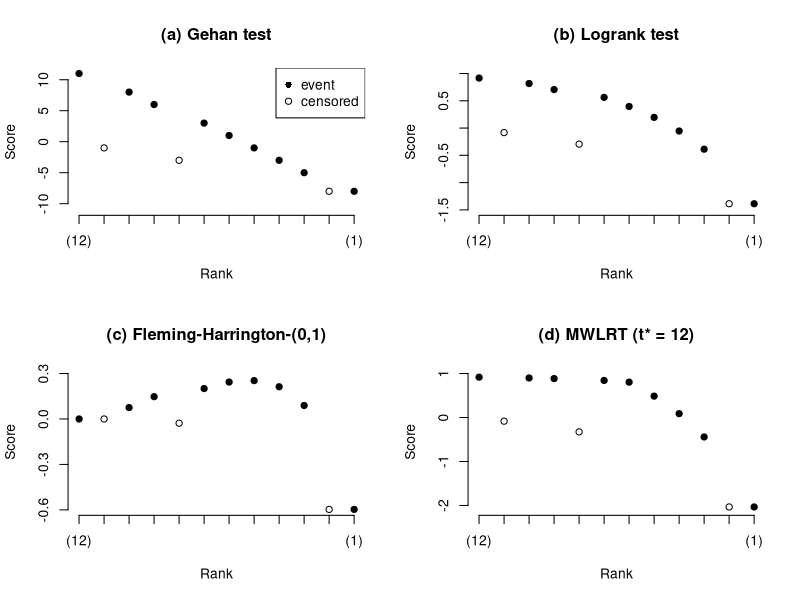

Write R code to recreate this figure.
par(mfrow = c(2,2))

## Mantel test
x <- c(2,6,7,8,9,11,13,17,22,23,24,30)
event <- c(1,0,1,1,0,1,1,1,1,1,0,1)
z <- c(0,0,1,0,1,0,1,0,1,1,0,1)

o <- event * z
n <- 12:1
n1 <- rev(cumsum(rev(z)))
e <- event * n1 / n
v <- (n - n1) * n1 * event * (n - event) / (n ^ 2 * (n - 1))

o[as.logical(event)]
e[as.logical(event)]
v[as.logical(event)]

u <- sum(o[as.logical(event)] - e[as.logical(event)])
var_u <- sum(v[as.logical(event)], na.rm = TRUE)
p <- pnorm(u / sqrt(var_u))

u
var_u
p

## Wilcoxon rank-sum test
a <- rank(-x)
st <- mean(a * z) - mean(a * (1 - z))
st

set.seed(362)
perms <- matrix(NA, nrow = 12, ncol = 10000)
for (i in 1:10000){
  perms[,i] <- sample(z, 12)
}

mean(colMeans(a * perms) - colMeans(a * (1 - perms)) <= st) # p-value

z1 <- c(0,0,0,1,1,1,0,1,0,0,1,1)
z2 <- c(0,1,0,0,1,0,1,0,1,1,0,1)
zp <- c(1,0,0,0,1,1,1,1,0,0,0,1)

mean(a * z1) - mean(a * (1 - z1))
mean(a * z2) - mean(a * (1 - z2))
mean(a * zp) - mean(a * (1 - zp))

## Gehan test
a <- c(11, -1, 8, 6, -3, 3, 1, -1, -3, -5, -8, -8)
st <- mean(a * z) - mean(a * (1 - z))
st

mean(colMeans(a * perms) - colMeans(a * (1 - perms)) <= st) # p-value

mean(a * z1) - mean(a * (1 - z1))
mean(a * z2) - mean(a * (1 - z2))
mean(a * zp) - mean(a * (1 - zp))

plot(1:12, a, pch = 1, axes = FALSE, 
     xlab = "Rank", ylab = "Score", ylim = c(-11,11),
     main = "(a) Gehan test")
axis(side = 1, at = c(1,2:11,12),
     labels = c("(12)",rep("", 10), "(1)"))
axis(side = 2, at = c(-10,-5,0,5,10))
points((1:12)[-c(2,5,11)], a[-c(2,5,11)], col = 1, pch = 16)
legend("topright", c("event", "censored"), pch = c(16,1))

## Logrank test
a <- -cumsum(event / (12:1)) + event

st <- mean(a * z) - mean(a * (1 - z))
st

mean(colMeans(a * perms) - colMeans(a * (1 - perms)) <= st) # p-value

plot(1:12, a, pch = 1, axes = FALSE, 
     xlab = "Rank", ylab = "Score", ylim = c(-1.5,1),
     main = "(b) Logrank test")
axis(side = 1, at = c(1,2:11,12),
     labels = c("(12)",rep("", 10), "(1)"))
axis(side = 2, at = c(-1.5,-1,-0.5,0,0.5,1))
points((1:12)[-c(2,5,11)], a[-c(2,5,11)], col = 1, pch = 16)




## fleming-harrington(0,1)

##Weights:
km <- exp(cumsum(log(1 - event / (12:1))))
km
km <- c(1, km[-length(km)])
w <- (1 - km)
w
#C_j and c_j
C_j <- -cumsum(w * event / (12:1))
c_j <- w + C_j
# scores:
a <- c_j * event + C_j * (!event)
a

plot(1:12, a, pch = 1, axes = FALSE, 
     xlab = "Rank", ylab = "Score", ylim = c(-0.6,0.3),
     main = "(c) Fleming-Harrington-(0,1)")
axis(side = 1, at = c(1,2:11,12),
     labels = c("(12)",rep("", 10), "(1)"))
axis(side = 2, at = c(-0.6,-0.3,0,0.3))
points((1:12)[-c(2,5,11)], a[-c(2,5,11)], col = 1, pch = 16)


## MWLRT

##Weights:
w <- 1 / pmax(km, km[7])
w
#C_j and c_j
C_j <- -cumsum(w * event / (12:1))
c_j <- w + C_j
# scores:
a <- c_j * event + C_j * (!event)
a

plot(1:12, a, pch = 1, axes = FALSE, 
     xlab = "Rank", ylab = "Score", ylim = c(-2.1,1),
     main = "(d) MWLRT (t* = 12)")
axis(side = 1, at = c(1,2:11,12),
     labels = c("(12)",rep("", 10), "(1)"))
axis(side = 2, at = c(-2,-1,0,1))
points((1:12)[-c(2,5,11)], a[-c(2,5,11)], col = 1, pch = 16)


